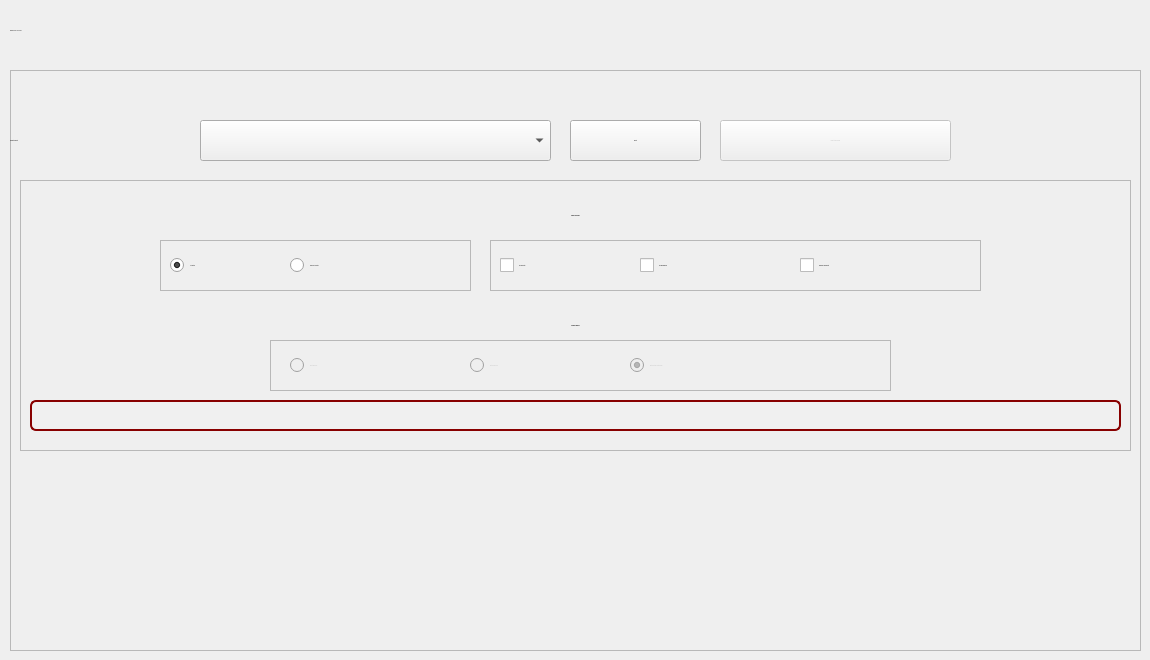
    <widget class="QWidget" name="page_6">
     <widget class="QLabel" name="label_34">
      <property name="geometry">
       <rect>
        <x>10</x>
        <y>0</y>
        <width>631</width>
        <height>61</height>
       </rect>
      </property>
      <property name="font">
       <font>
        <family>Bell MT</family>
        <pointsize>-1</pointsize>
        <fontweight>Medium</fontweight>
       </font>
      </property>
      <property name="text">
       <string>EXPORT DATA ANALYTICS</string>
      </property>
     </widget>
     <widget class="QFrame" name="frame_6">
      <property name="geometry">
       <rect>
        <x>10</x>
        <y>70</y>
        <width>1131</width>
        <height>581</height>
       </rect>
      </property>
      <property name="frameShape">
       <enum>QFrame::Shape::StyledPanel</enum>
      </property>
      <property name="frameShadow">
       <enum>QFrame::Shadow::Raised</enum>
      </property>
      <widget class="QPushButton" name="generate_document_report">
       <property name="geometry">
        <rect>
         <x>560</x>
         <y>50</y>
         <width>131</width>
         <height>41</height>
        </rect>
       </property>
       <property name="font">
        <font>
         <family>Segoe UI</family>
         <pointsize>-1</pointsize>
         <bold>false</bold>
        </font>
       </property>
       <property name="text">
        <string>Export</string>
       </property>
       <property name="icon">
        <iconset resource="icons/icons.qrc">
         <normaloff>:/icons/document-2-256.png</normaloff>:/icons/document-2-256.png</iconset>
       </property>
       <property name="iconSize">
        <size>
         <width>20</width>
         <height>20</height>
        </size>
       </property>
      </widget>
      <widget class="QLabel" name="label_16">
       <property name="geometry">
        <rect>
         <x>0</x>
         <y>50</y>
         <width>301</width>
         <height>41</height>
        </rect>
       </property>
       <property name="font">
        <font>
         <family>Segoe UI</family>
         <pointsize>-1</pointsize>
         <bold>false</bold>
        </font>
       </property>
       <property name="text">
        <string>Generate Reports:</string>
       </property>
       <property name="alignment">
        <set>Qt::AlignmentFlag::AlignLeading|Qt::AlignmentFlag::AlignLeft|Qt::AlignmentFlag::AlignVCenter</set>
       </property>
      </widget>
      <widget class="QFrame" name="media_settings_frame">
       <property name="geometry">
        <rect>
         <x>10</x>
         <y>110</y>
         <width>1111</width>
         <height>271</height>
        </rect>
       </property>
       <property name="frameShape">
        <enum>QFrame::Shape::StyledPanel</enum>
       </property>
       <property name="frameShadow">
        <enum>QFrame::Shadow::Raised</enum>
       </property>
       <widget class="QFrame" name="frame_7">
        <property name="geometry">
         <rect>
          <x>140</x>
          <y>60</y>
          <width>311</width>
          <height>51</height>
         </rect>
        </property>
        <property name="frameShape">
         <enum>QFrame::Shape::StyledPanel</enum>
        </property>
        <property name="frameShadow">
         <enum>QFrame::Shadow::Raised</enum>
        </property>
        <widget class="QRadioButton" name="ai_analytics_export_radio_button">
         <property name="enabled">
          <bool>true</bool>
         </property>
         <property name="geometry">
          <rect>
           <x>10</x>
           <y>10</y>
           <width>131</width>
           <height>31</height>
          </rect>
         </property>
         <property name="font">
          <font>
           <family>Segoe UI</family>
           <pointsize>-1</pointsize>
          </font>
         </property>
         <property name="layoutDirection">
          <enum>Qt::LayoutDirection::LeftToRight</enum>
         </property>
         <property name="text">
          <string>AI Analytics</string>
         </property>
         <property name="checked">
          <bool>true</bool>
         </property>
        </widget>
        <widget class="QRadioButton" name="advanced_analytics_export_radio_button">
         <property name="geometry">
          <rect>
           <x>130</x>
           <y>10</y>
           <width>201</width>
           <height>31</height>
          </rect>
         </property>
         <property name="font">
          <font>
           <family>Segoe UI</family>
           <pointsize>-1</pointsize>
          </font>
         </property>
         <property name="text">
          <string>Advanced Analytics</string>
         </property>
         <property name="checked">
          <bool>false</bool>
         </property>
        </widget>
       </widget>
       <widget class="QFrame" name="camera_angles_group_frame">
        <property name="enabled">
         <bool>false</bool>
        </property>
        <property name="geometry">
         <rect>
          <x>250</x>
          <y>160</y>
          <width>621</width>
          <height>51</height>
         </rect>
        </property>
        <property name="frameShape">
         <enum>QFrame::Shape::StyledPanel</enum>
        </property>
        <property name="frameShadow">
         <enum>QFrame::Shadow::Raised</enum>
        </property>
        <widget class="QRadioButton" name="front_video_only_radio_button">
         <property name="geometry">
          <rect>
           <x>20</x>
           <y>0</y>
           <width>151</width>
           <height>51</height>
          </rect>
         </property>
         <property name="font">
          <font>
           <family>Segoe UI</family>
           <pointsize>-1</pointsize>
          </font>
         </property>
         <property name="layoutDirection">
          <enum>Qt::LayoutDirection::LeftToRight</enum>
         </property>
         <property name="text">
          <string>Front Video Only</string>
         </property>
         <property name="checked">
          <bool>false</bool>
         </property>
        </widget>
        <widget class="QRadioButton" name="center_video_only_radio_button">
         <property name="geometry">
          <rect>
           <x>200</x>
           <y>0</y>
           <width>181</width>
           <height>51</height>
          </rect>
         </property>
         <property name="font">
          <font>
           <family>Segoe UI</family>
           <pointsize>-1</pointsize>
          </font>
         </property>
         <property name="layoutDirection">
          <enum>Qt::LayoutDirection::LeftToRight</enum>
         </property>
         <property name="text">
          <string>Center Video Only</string>
         </property>
        </widget>
        <widget class="QRadioButton" name="both_front_and_center_video_button">
         <property name="geometry">
          <rect>
           <x>360</x>
           <y>0</y>
           <width>261</width>
           <height>51</height>
          </rect>
         </property>
         <property name="font">
          <font>
           <family>Segoe UI</family>
           <pointsize>-1</pointsize>
          </font>
         </property>
         <property name="layoutDirection">
          <enum>Qt::LayoutDirection::LeftToRight</enum>
         </property>
         <property name="text">
          <string>Both Front and Center Video</string>
         </property>
         <property name="checked">
          <bool>true</bool>
         </property>
        </widget>
       </widget>
       <widget class="QLabel" name="label_20">
        <property name="geometry">
         <rect>
          <x>0</x>
          <y>0</y>
          <width>1111</width>
          <height>71</height>
         </rect>
        </property>
        <property name="font">
         <font>
          <family>Bell MT</family>
          <pointsize>-1</pointsize>
          <bold>true</bold>
         </font>
        </property>
        <property name="text">
         <string>MEDIA SETTINGS</string>
        </property>
        <property name="alignment">
         <set>Qt::AlignmentFlag::AlignCenter</set>
        </property>
       </widget>
       <widget class="QLabel" name="label_21">
        <property name="geometry">
         <rect>
          <x>0</x>
          <y>130</y>
          <width>1111</width>
          <height>31</height>
         </rect>
        </property>
        <property name="font">
         <font>
          <family>Bell MT</family>
          <pointsize>-1</pointsize>
          <bold>true</bold>
         </font>
        </property>
        <property name="text">
         <string>CAMERA ANGLES</string>
        </property>
        <property name="alignment">
         <set>Qt::AlignmentFlag::AlignCenter</set>
        </property>
       </widget>
       <widget class="QFrame" name="drawing_options_group_frame">
        <property name="enabled">
         <bool>true</bool>
        </property>
        <property name="geometry">
         <rect>
          <x>470</x>
          <y>60</y>
          <width>491</width>
          <height>51</height>
         </rect>
        </property>
        <property name="frameShape">
         <enum>QFrame::Shape::StyledPanel</enum>
        </property>
        <property name="frameShadow">
         <enum>QFrame::Shadow::Raised</enum>
        </property>
        <widget class="QCheckBox" name="add_keypoints_check_box">
         <property name="enabled">
          <bool>true</bool>
         </property>
         <property name="geometry">
          <rect>
           <x>10</x>
           <y>0</y>
           <width>141</width>
           <height>51</height>
          </rect>
         </property>
         <property name="font">
          <font>
           <family>Segoe UI</family>
           <pointsize>-1</pointsize>
          </font>
         </property>
         <property name="text">
          <string>Add Keypoints</string>
         </property>
        </widget>
        <widget class="QCheckBox" name="add_bounding_box_check_box">
         <property name="enabled">
          <bool>true</bool>
         </property>
         <property name="geometry">
          <rect>
           <x>150</x>
           <y>0</y>
           <width>171</width>
           <height>51</height>
          </rect>
         </property>
         <property name="font">
          <font>
           <family>Segoe UI</family>
           <pointsize>-1</pointsize>
          </font>
         </property>
         <property name="text">
          <string>Add Bounding Box</string>
         </property>
        </widget>
        <widget class="QCheckBox" name="suspicious_movements_option_export">
         <property name="enabled">
          <bool>true</bool>
         </property>
         <property name="geometry">
          <rect>
           <x>310</x>
           <y>0</y>
           <width>171</width>
           <height>51</height>
          </rect>
         </property>
         <property name="font">
          <font>
           <family>Segoe UI</family>
           <pointsize>-1</pointsize>
          </font>
         </property>
         <property name="text">
          <string>Suspicious Movements</string>
         </property>
        </widget>
       </widget>
       <widget class="QProgressBar" name="export_progress_bar">
        <property name="geometry">
         <rect>
          <x>10</x>
          <y>220</y>
          <width>1091</width>
          <height>31</height>
         </rect>
        </property>
        <property name="autoFillBackground">
         <bool>false</bool>
        </property>
        <property name="styleSheet">
         <string notr="true">QProgressBar {
    border: 2px solid #880000;
    border-radius: 6px;
    background-color: #f0f0f0;
    text-align: center;
    color: white;
    font-weight: bold;
}

QProgressBar::chunk {
    background: qlineargradient(
        x1: 0, y1: 0, x2: 1, y2: 0,
        stop: 0 #cc0000, 
        stop: 1 #990000
    );
    border-radius: 6px;
    margin: 1px;
}
</string>
        </property>
        <property name="value">
         <number>0</number>
        </property>
        <property name="textVisible">
         <bool>false</bool>
        </property>
       </widget>
      </widget>
      <widget class="QComboBox" name="document_export_combo_box">
       <property name="geometry">
        <rect>
         <x>190</x>
         <y>50</y>
         <width>351</width>
         <height>41</height>
        </rect>
       </property>
       <property name="font">
        <font>
         <family>Segoe UI</family>
         <pointsize>-1</pointsize>
        </font>
       </property>
       <property name="currentIndex">
        <number>-1</number>
       </property>
       <property name="placeholderText">
        <string>Select document type to export...</string>
       </property>
       <item>
        <property name="text">
         <string>Full Report (.pdf)</string>
        </property>
       </item>
       <item>
        <property name="text">
         <string>Detections Video (.mp4)</string>
        </property>
       </item>
       <item>
        <property name="text">
         <string>Heatmap Video (.mp4)</string>
        </property>
       </item>
      </widget>
      <widget class="QPushButton" name="send_to_email_button">
       <property name="enabled">
        <bool>false</bool>
       </property>
       <property name="geometry">
        <rect>
         <x>710</x>
         <y>50</y>
         <width>231</width>
         <height>41</height>
        </rect>
       </property>
       <property name="font">
        <font>
         <family>Segoe UI</family>
         <pointsize>-1</pointsize>
         <bold>false</bold>
        </font>
       </property>
       <property name="text">
        <string>Export to Send Email</string>
       </property>
       <property name="icon">
        <iconset resource="icons/icons.qrc">
         <normaloff>:/icons/email-12-256.png</normaloff>:/icons/email-12-256.png</iconset>
       </property>
       <property name="iconSize">
        <size>
         <width>20</width>
         <height>20</height>
        </size>
       </property>
      </widget>
     </widget>
    </widget>
